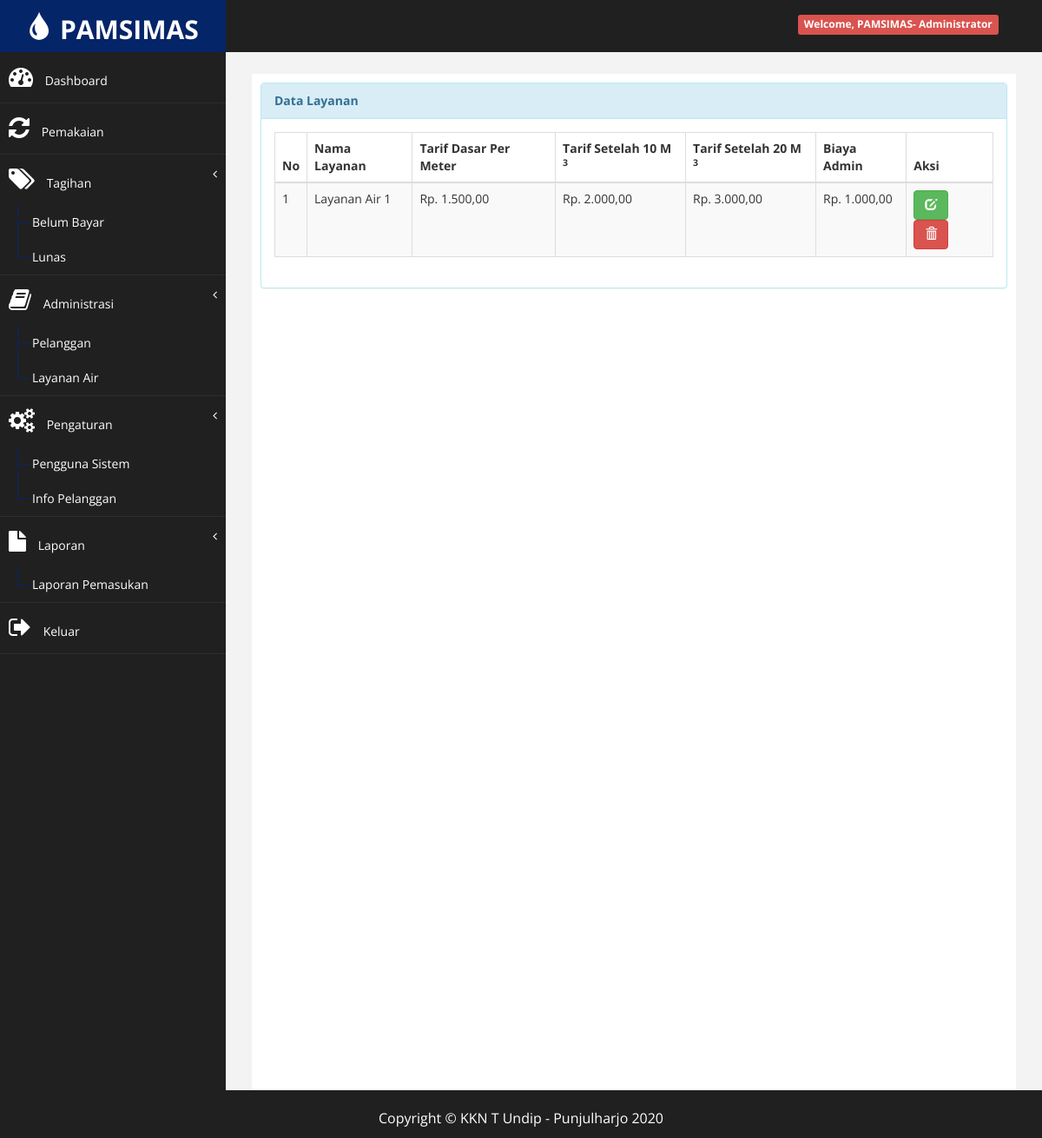
Screenshot of /?halaman=layanan_tampil (signed in) with the database file from the repository.
### tables this page shows
CREATE TABLE `tb_layanan` (
  `id_layanan` int(11) NOT NULL,
  `layanan` varchar(20) NOT NULL,
  `tarif_dasar` int(11) NOT NULL,
  `tarif_1` int(11) NOT NULL,
  `tarif_2` int(11) NOT NULL,
  `admin` int(11) NOT NULL
);

### inc/rupiah.php (called while the page is built)
<?php
function rupiah($angka)
{
    $hasil_rupiah = "Rp. " . number_format($angka, 2, ',', '.');
    return $hasil_rupiah;
}

### super/layanan/layanan_tampil.php (the view)
<div class="row">
                <div class="col-md-12">
                    <div class="panel panel-info">
                        <div class="panel-heading">
                             <b>Data Layanan</b>
                        </div>
                        <div class="panel-body">
                            <div class="table-responsive">
                                <table class="table table-striped table-bordered table-hover" id="dataTables-example">
                                    <thead>
                                        <tr>
                                            <th>No</th>
                                            <th>Nama Layanan</th>
                                            <th>Tarif Dasar Per Meter</th>
                                            <th>Tarif Setelah 10 M <sup> 3</sup> </th>
                                            <th>Tarif Setelah 20 M <sup> 3</sup> </th>
                                            <th>Biaya Admin</th>
                                            <th>Aksi</th>
                                        </tr>
                                    </thead>
                                    <tbody>
                                    <?php
$no = 1;
$sql = $koneksi->query("select * from tb_layanan");
while ($data = $sql->fetch_assoc()) {
    ?>
                                    <tr>
                                        <td><?php echo $no++; ?></td>
                                        <td><?php echo $data['layanan']; ?></td>
                                        <td><?php echo rupiah($data['tarif_dasar']); ?></td>
                                        <td><?php echo rupiah($data['tarif_1']); ?></td>
                                        <td><?php echo rupiah($data['tarif_2']); ?></td>
                                        <td><?php echo rupiah($data['admin']); ?></td>
                                        <td>
                                        <a href="?halaman=layanan_ubah&kode=<?php echo $data['id_layanan']; ?>" title="Ubah" class="btn btn-success"><i class="glyphicon glyphicon-edit"></i></a>
                                        <a href="?halaman=layanan_hapus&kode=<?php echo $data['id_layanan']; ?>" onclick="return confirm('Apakah anda yakin hapus layanan ini ?')" title="Hapus" class="btn btn-danger"><i class="glyphicon glyphicon-trash"></i></>
                                        </td>
                                    </tr>
                                    <?php
}
?>
                                    </tbody>
                                    </div>
                                </div>
                            </div>
                        </div>
                    </div>
                </div>

### assets/css/custom.css (style rules this page uses)
body { font-family: "Open Sans", sans-serif; }

### rows the page displays
tb_layanan: layanan "Layanan Air 1", tarif_dasar "Rp. 1.500,00", tarif_1 "Rp. 2.000,00", tarif_2 "Rp. 3.000,00", admin "Rp. 1.000,00"

### other values shown
$data_nama_lengkap "PAMSIMAS"
$data_level "Administrator"
